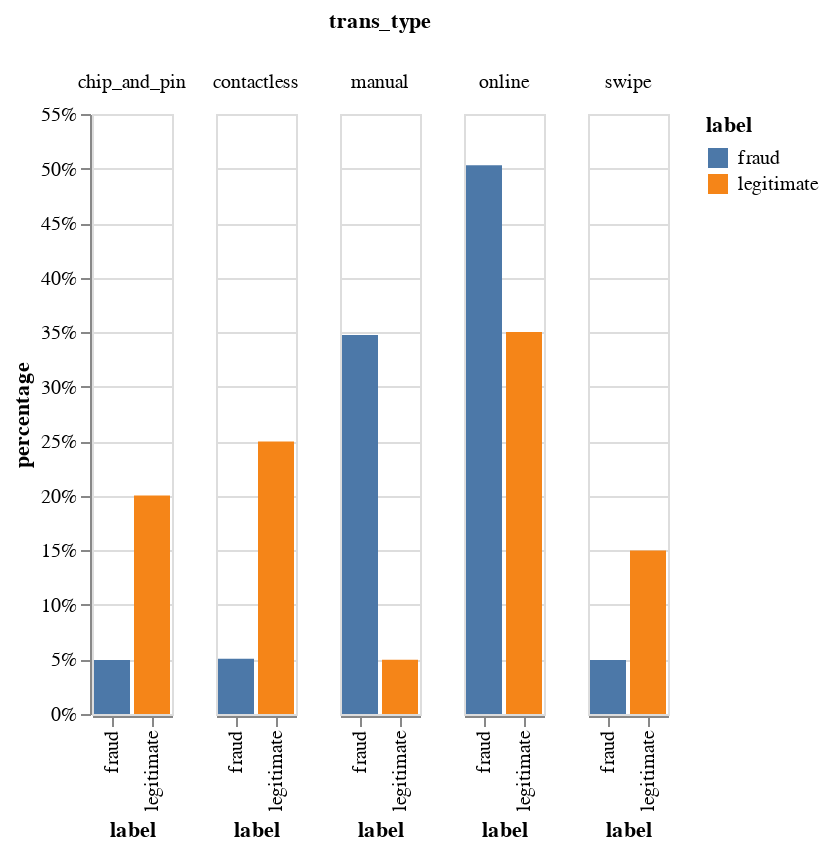

Notebook code cell kept with this figure:
### Code cell
import altair as alt

alt.Chart(gdf).mark_bar().encode(
    alt.Y('percentage:Q', axis=alt.Axis(format='.0%')), column='trans_type', x="label", color='label'
)

### Figure 1 — Vega-Lite specification as saved in the notebook (floating-point values rounded to 4 significant figures)
{"config": {"view": {"continuousWidth": 400, "continuousHeight": 300}}, "data": {"name": "data-d9f9c404c26c3518fc84d65f7983dbda"}, "mark": "bar", "encoding": {"color": {"type": "nominal", "field": "label"}, "column": {"type": "nominal", "field": "trans_type"}, "x": {"type": "nominal", "field": "label"}, "y": {"type": "quantitative", "axis": {"format": ".0%"}, "field": "percentage"}}, "$schema": "https://vega.github.io/schema/vega-lite/v4.0.0.json", "datasets": {"data-d9f9c404c26c3518fc84d65f7983dbda": [{"label": "fraud", "trans_type": "chip_and_pin", "count": 2293, "total": 46396, "percentage": 0.04942}, {"label": "fraud", "trans_type": "contactless", "count": 2346, "total": 46396, "percentage": 0.05056}, {"label": "fraud", "trans_type": "manual", "count": 16124, "total": 46396, "percentage": 0.3475}, {"label": "fraud", "trans_type": "online", "count": 23335, "total": 46396, "percentage": 0.503}, {"label": "fraud", "trans_type": "swipe", "count": 2298, "total": 46396, "percentage": 0.04953}, {"label": "legitimate", "trans_type": "chip_and_pin", "count": 491303, "total": 2453604, "percentage": 0.2002}, {"label": "legitimate", "trans_type": "contactless", "count": 613165, "total": 2453604, "percentage": 0.2499}, {"label": "legitimate", "trans_type": "manual", "count": 122175, "total": 2453604, "percentage": 0.04979}, {"label": "legitimate", "trans_type": "online", "count": 858969, "total": 2453604, "percentage": 0.3501}, {"label": "legitimate", "trans_type": "swipe", "count": 367992, "total": 2453604, "percentage": 0.15}]}}
